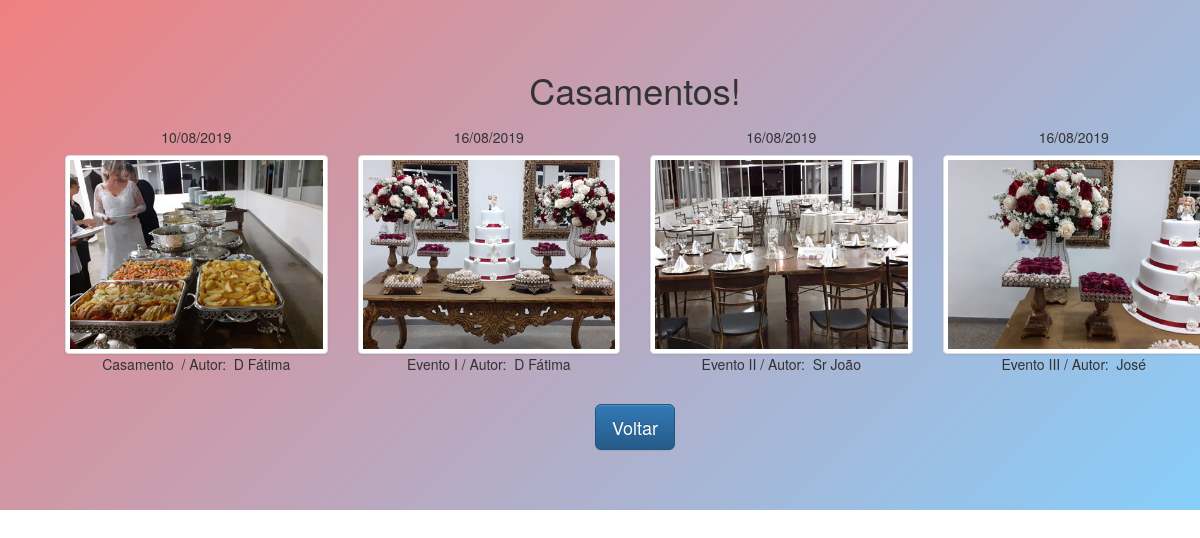
Screenshot of /blast.php with the database file from the repository.
### tables this page shows
CREATE TABLE `uh46v_postagens` (
  `id` int(11) NOT NULL,
  `titulo` varchar(200) NOT NULL,
  `conteudo` text NOT NULL,
  `foto` varchar(300) NOT NULL,
  `autor` varchar(100) NOT NULL,
  `data` varchar(200) NOT NULL,
  `views` varchar(100) NOT NULL
);

### blast.php (the view, shortened to what this page needs)
<?php
  $pdo = conectar();
?>
<!doctype html>
<html>
<head>
	<link rel="stylesheet" href="app/css/bootstrap.min.css">
	<link rel="stylesheet" href="app/css/bootstrap-theme.min.css">
	<link rel="stylesheet" href="app/css/style.css">
</head>
<body>
<div id="main">
	<div class="container">
		<div class="row">
				<h1 class="text-center">Casamentos!</h1>
<?php
       $select = @$pdo->prepare("SELECT id, titulo, conteudo, data, autor, foto FROM uh46v_postagens");
       $select->execute();
       while  ($row = $select->fetch()) {
       @$titulo        = $row['titulo'];
       @$data          = $row['data'];
       @$autor         = $row['autor'];
       @$foto          = $row['foto'];
?>
  <div class="container">
    <div class="row">
      <div class="col-md-3 col-sm-6">
        <div class="card-deck text-white bg-red text-align">
          <div class="card">
            <h5 class="card-title text-dark text-center"><?php echo @$data; ?></h5>
            <a href="#"><img class="img-fluid img-thumbnail" src="app/img/<?php echo $foto; ?>"
            alt="Imagem acervo" title="Clique aqui para saber mais"></a>
            <p class="card-text text-center"><?php echo @$titulo; ?>&nbsp;/ Autor: &nbsp;<?php echo @$autor; ?></p>
          </div>
       </div>
      </div>
  <?php
     }
  ?>
			</div>
		</div>
  <br><center><p><a class="btn btn-primary btn-lg" href="javascript:history.back();" role="button">
      Voltar</a></p></center>
</div>
</div>
</div>
</body>
</html>

### app/css/style.css (style rules this page uses)
* { margin:0; padding: 0; }
#main { padding: 50px; background: linear-gradient(135deg, #F08080 0%, #87CEFB 100%); }
#main img { max-height: 400px; }

### rows the page displays
uh46v_postagens: data "10/08/2019", foto (picture), titulo "Casamento", autor "D Fátima"
uh46v_postagens: data "16/08/2019", foto (picture), titulo "Evento I", autor "D Fátima"
uh46v_postagens: data "16/08/2019", foto (picture), titulo "Evento II", autor "Sr João"
uh46v_postagens: data "16/08/2019", foto (picture), titulo "Evento III", autor "José"
